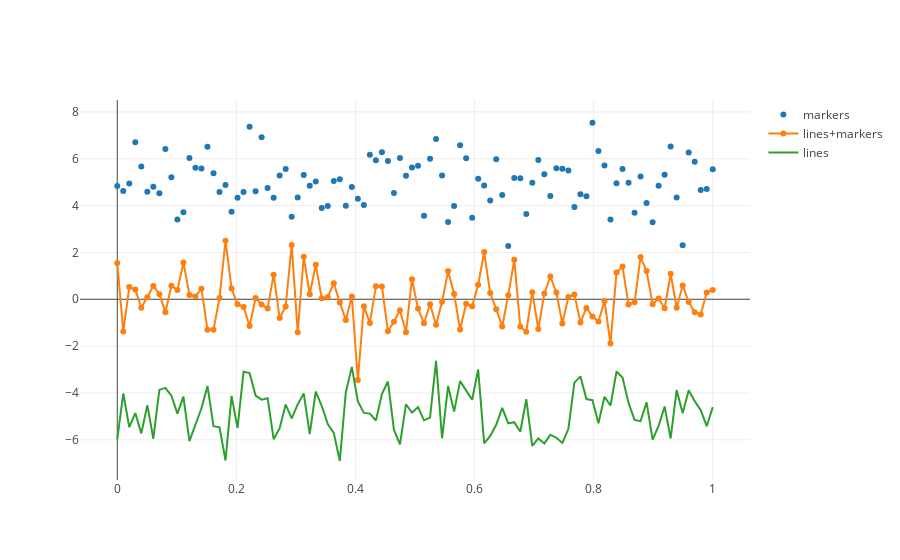

This figure's notebook cell:
### Markdown cell above
### Line and Scatter Plots

### Code cell
N = 100
random_x = np.linspace(0, 1, N)
random_y0 = np.random.randn(N)+5
random_y1 = np.random.randn(N)
random_y2 = np.random.randn(N)-5

# Create traces
trace0 = go.Scatter(
    x = random_x,                  
    y = random_y0,
    mode = 'markers',
    name = 'markers'
)
trace1 = go.Scatter(
    x = random_x,
    y = random_y1,
    mode = 'lines+markers',
    name = 'lines+markers'
)
trace2 = go.Scatter(
    x = random_x,
    y = random_y2,
    mode = 'lines',
    name = 'lines'
)

data = [trace0, trace1, trace2]
plotly.offline.iplot(data)
